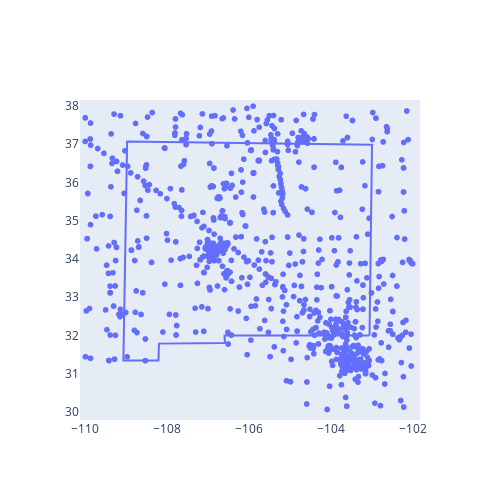

Notebook source saved alongside this figure:
### Code cell
# Interactive Version

fig = px.scatter(df,x='Longitude',y='Latitude',
                hover_data=['Network','Station'])

# Add New Mexico to the Image
nm_lon = [-103.054811, -102.99401944, -108.9729388, -109.064133, -108.2076611, -108.19539722, -106.5839166, -106.595477, -103.054811]
nm_lat = [31.996511, 36.9873944, 37.073475, 31.33909722, 31.3416944, 31.78363055, 31.79769722, 31.992922, 31.996511]
fig2 = px.line(x=nm_lon, y=nm_lat)

fig_combined = go.Figure(data=fig.data + fig2.data)
fig_combined.update_xaxes(showgrid=False)
fig_combined.update_yaxes(showgrid=False)
fig_combined.update_layout(width=500,height=500)

fig_combined.show()

### Figure 1 — Plotly figure (JSON) as saved in the notebook; plotly's stock layout.template omitted (floating-point values rounded to 4 significant figures; data arrays with more than 128 entries replaced by an {"elided": "..."} marker saying what was removed)
{"data": [{"customdata": {"elided": "2295x2 str values"}, "hovertemplate": "Longitude=%{x}<br>Latitude=%{y}<br>Network=%{customdata[0]}<br>Station=%{customdata[1]}<extra></extra>", "legendgroup": "", "marker": {"color": "#636efa", "symbol": "circle"}, "mode": "markers", "name": "", "showlegend": false, "type": "scattergl", "x": {"elided": "2295 float values"}, "xaxis": "x", "y": {"elided": "2295 float values"}, "yaxis": "y"}, {"hovertemplate": "x=%{x}<br>y=%{y}<extra></extra>", "legendgroup": "", "line": {"color": "#636efa", "dash": "solid"}, "marker": {"symbol": "circle"}, "mode": "lines", "name": "", "orientation": "v", "showlegend": false, "type": "scatter", "x": [-103.1, -103.0, -109.0, -109.1, -108.2, -108.2, -106.6, -106.6, -103.1], "xaxis": "x", "y": [32.0, 36.99, 37.07, 31.34, 31.34, 31.78, 31.8, 31.99, 32.0], "yaxis": "y"}], "layout": {"dragmode": "zoom", "height": 500, "width": 500, "xaxis": {"autorange": false, "range": [-110.1, -101.8], "showgrid": false, "type": "linear"}, "yaxis": {"autorange": false, "range": [29.79, 38.16], "showgrid": false, "type": "linear"}}}
